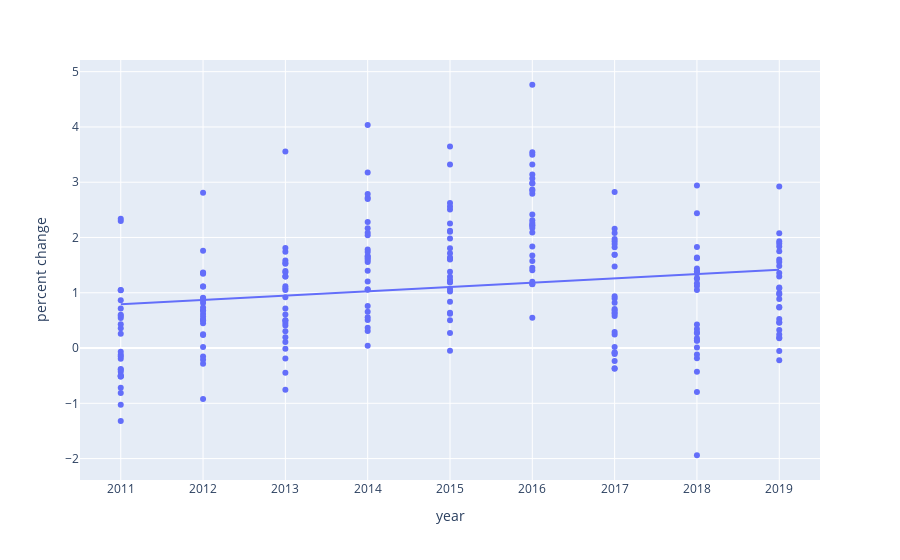

Here is the notebook cell this chart was saved with:
### Code cell
#Plotly scatterplot of Ordinary Least Squares regression trendline of business growth percent change by year for each city. 
#Hovering over the trendline will show the equation of the line and its R-squared value.

fig = px.scatter(business_10, x='year', y='percent_change', trendline='ols', hover_data=['percent_change','name'],
                labels={col:col.replace('_', ' ') for col in business_10.columns}) # removes underscore
fig.show()

### Figure 1 — Plotly figure (JSON) as saved in the notebook; plotly's stock layout.template omitted (floating-point values rounded to 4 significant figures; data arrays with more than 128 entries replaced by an {"elided": "..."} marker saying what was removed)
{"data": [{"customdata": {"elided": "243x1 str values"}, "hovertemplate": "year=%{x}<br>percent change=%{y}<br>name=%{customdata[0]}<extra></extra>", "legendgroup": "", "marker": {"color": "#636efa", "symbol": "circle"}, "mode": "markers", "name": "", "orientation": "v", "showlegend": false, "type": "scatter", "x": {"elided": "243 int values"}, "xaxis": "x", "y": {"elided": "243 float values"}, "yaxis": "y"}, {"hovertemplate": "<b>OLS trendline</b><br>percent_change = 0.0782153 * year + -156.499<br>R<sup>2</sup>=0.035804<br><br>year=%{x}<br>percent change=%{y} <b>(trend)</b><extra></extra>", "legendgroup": "", "marker": {"color": "#636efa", "symbol": "circle"}, "mode": "lines", "name": "", "showlegend": false, "type": "scatter", "x": {"elided": "243 int values"}, "xaxis": "x", "y": {"elided": "243 float values"}, "yaxis": "y"}], "layout": {"legend": {"tracegroupgap": 0}, "margin": {"t": 60}, "xaxis": {"anchor": "y", "domain": [0, 1], "title": {"text": "year"}}, "yaxis": {"anchor": "x", "domain": [0, 1], "title": {"text": "percent change"}}}}
